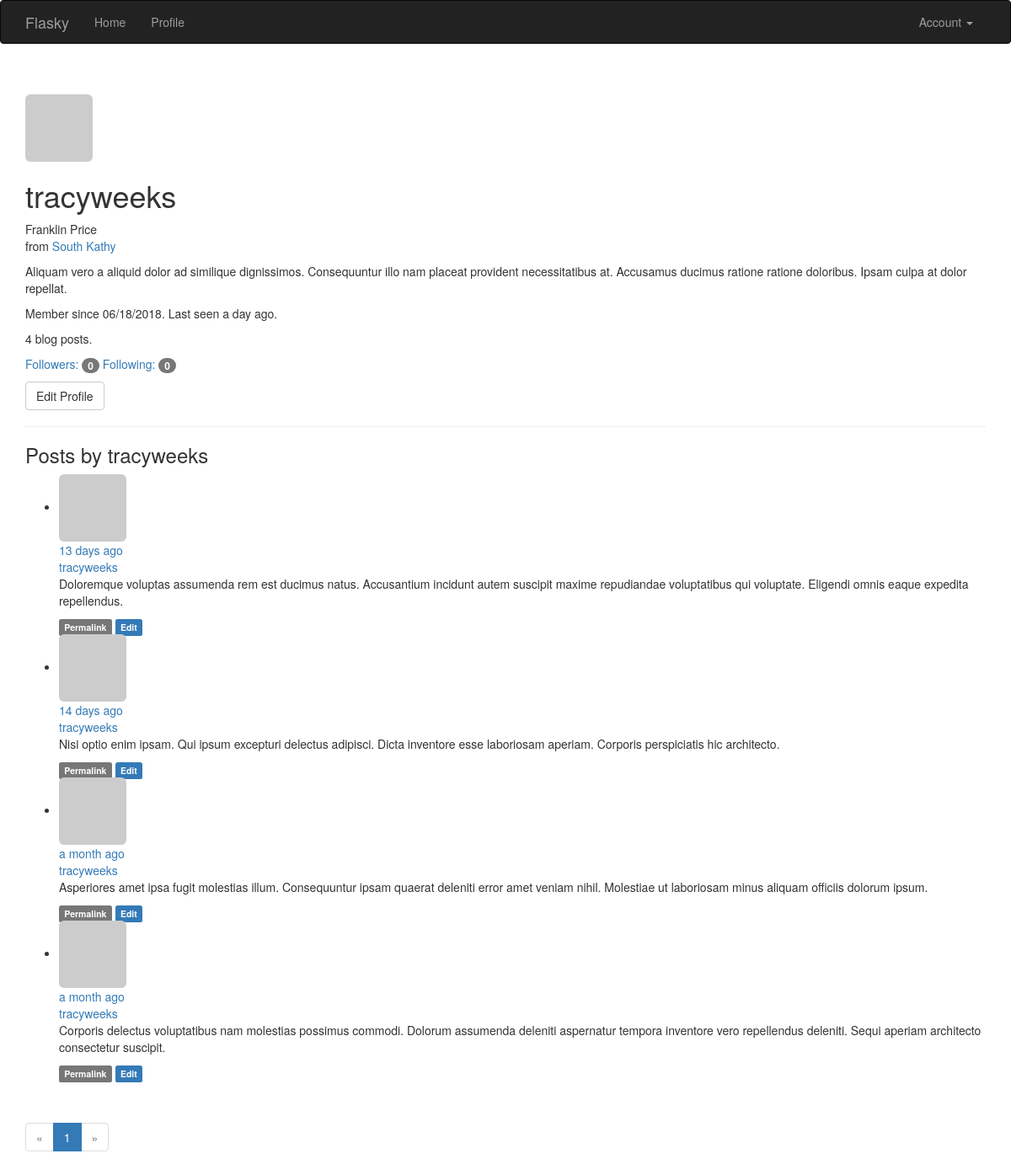
Page /user/tracyweeks (signed in) on the committed database.
### app/models.py (models this page shows, shortened)
class User(UserMixin, db.Model):
    __tablename__ = 'users'
    id = db.Column(db.Integer, primary_key=True)
    email = db.Column(db.String(64), unique=True, index=True)
    username = db.Column(db.String(64), unique=True, index=True)
    role_id = db.Column(db.Integer, db.ForeignKey('roles.id'))
    password_hash = db.Column(db.String(128))
    confirmed = db.Column(db.Boolean, default=False)
    name = db.Column(db.String(64))
    location = db.Column(db.String(64))
    about_me = db.Column(db.Text())
    member_since = db.Column(db.DateTime(), default=datetime.utcnow)
    last_seen = db.Column(db.DateTime(), default=datetime.utcnow)
    avatar_hash = db.Column(db.String(32))
    posts = db.relationship('Post', backref='author', lazy='dynamic')
    followed = db.relationship('Follow',
                               foreign_keys=[Follow.follower_id],
                               backref=db.backref('follower', lazy='joined'),
                               lazy='dynamic',
                               cascade='all, delete-orphan')
    followers = db.relationship('Follow',
                                foreign_keys=[Follow.followed_id],
                                backref=db.backref('followed', lazy='joined'),
                                lazy='dynamic',
                                cascade='all, delete-orphan')
    @property
    def password(self):
        raise AttributeError('password is not a readable attribute')
    def can(self, perm):
        return self.role is not None and self.role.has_permission(perm)
    def is_administrator(self):
        return self.can(Permission.ADMINISTER)
    def ping(self):
        self.last_seen = datetime.utcnow()
        db.session.add(self)
    def gravatar(self, size=100, default='identicon', rating='g'):
        url = 'https://secure.gravatar.com/avatar'
        hash = self.avatar_hash or self.gravatar_hash()
        return '{url}/{hash}?s={size}&d={default}&r={rating}'.format(
            url=url, hash=hash, size=size, default=default, rating=rating)

class Post(db.Model):
    __tablename__ = 'posts'
    id = db.Column(db.Integer, primary_key=True)
    body = db.Column(db.Text)
    body_html = db.Column(db.Text)
    timestamp = db.Column(db.DateTime, index=True, default=datetime.utcnow)
    author_id = db.Column(db.Integer, db.ForeignKey('users.id'))

### app/main/views.py (the view)
@main.route('/user/<username>')
def user(username):
    user = User.query.filter_by(username=username).first_or_404()
    page = request.args.get('page', 1, type=int)
    pagination = user.posts.order_by(Post.timestamp.desc()).paginate(
        page, per_page=current_app.config['FLASKY_POSTS_PER_PAGE'],
        error_out=False)
    posts = pagination.items
    return render_template('user.html', user=user, posts=posts,
                           pagination=pagination)

### app/auth/views.py (called while the page is built)
@auth.before_app_request
def before_request():
    if current_user.is_authenticated:
        current_user.ping()
        if not current_user.confirmed \
                and request.endpoint[:5] != 'auth.':
            return redirect(url_for('auth.unconfirmed'))

### app/main/__init__.py (called while the page is built)
@main.app_context_processor
def inject_permissions():
    return dict(Permission=Permission)

### app/models.py (called while the page is built)
@login_manager.user_loader
def load_user(user_id):
    return User.query.get(int(user_id))

    def has_permission(self, perm):
        return self.permissions & perm == perm

### app/templates/user.html (shortened to what this page needs)
{% extends "base.html" %}
{% import "_macros.html" as macros %}
{% block page_content %}
<div class="page-header">
    <img class="img-rounded profile-thumbnail" src="{{ user.gravatar(size=256) }}">
    <div class="profile-header">
        <h1>{{ user.username }}</h1>
        {% if user.name or user.location %}
        <p>
            {% if user.name %}{{ user.name }}<br>{% endif %}
            {% if user.location %}
                from <a href="http://maps.google.com/?q={{ user.location }}">{{ user.location }}</a><br>
            {% endif %}
        </p>
        {% endif %}
        {% if user.about_me %}<p>{{ user.about_me }}</p>{% endif %}
        <p>Member since {{ moment(user.member_since).format('L') }}. Last seen {{ moment(user.last_seen).fromNow() }}.</p>
        <p>{{ user.posts.count() }} blog posts.</p>
        <p>
            <a href="{{ url_for('.followers', username=user.username) }}">Followers: <span class="badge">{{ user.followers.count() }}</span></a>
            <a href="{{ url_for('.followed_by', username=user.username) }}">Following: <span class="badge">{{ user.followed.count() }}</span></a>
        </p>
        <p>
            {% if user == current_user %}
            <a class="btn btn-default" href="{{ url_for('.edit_profile') }}">Edit Profile</a>
            {% endif %}
        </p>
    </div>
</div>
<h3>Posts by {{ user.username }}</h3>
{% include '_posts.html' %}
{% if pagination %}
<div class="pagination">
    {{ macros.pagination_widget(pagination, '.user', username=user.username) }}
</div>
{% endif %}
{% endblock %}

### app/templates/base.html (shortened to what this page needs)
{% extends "bootstrap/base.html" %}
{% block head %}
{{ super() }}
{% endblock %}
{% block navbar %}
<div class="navbar navbar-inverse" role="navigation">
    <div class="container">
        <div class="navbar-header">
            <a class="navbar-brand" href="/">Flasky</a>
        </div>
        <div class="navbar-collapse collapse">
            <ul class="nav navbar-nav">
                <li><a href="{{ url_for('main.index') }}">Home</a></li>
                {% if current_user.is_authenticated %}
                <li><a href="{{ url_for('main.user', username=current_user.username) }}">Profile</a> </li>
                {% endif %}
            </ul>
            <ul  class="nav navbar-nav navbar-right">
                {% if current_user.is_authenticated %}
                <li class="dropdown">
                    <a href="#" class="dropdown-toggle" data-toggle="dropdown">Account <b class="caret"></b></a>
                </li>
                {% else %}
                <li><a href="{{ url_for('auth.login') }}">Log In</a></li>
                {% endif %}
            </ul>
        </div>
    </div>
</div>
{% endblock %}
{% block content %}
<div class="container">
    {% block page_content %}{% endblock %}
</div>
{% endblock %}

### app/templates/_macros.html
{% macro pagination_widget(pagination, endpoint) %}
<ul class="pagination">
    <li{% if not pagination.has_prev %} class="disabled" {% endif %}>
        <a href="{% if pagination.has_prev %}{{ url_for(endpoint,
         page = pagination.page - 1, **kwargs) }}{% else %}#{% endif %}">
            &laquo;
        </a>
    </li>
    {% for p in pagination.iter_pages() %}
        {% if p %}
            {% if p == pagination.page %}
            <li class="active">
                <a href="{{ url_for(endpoint, page = p, **kwargs) }}">{{ p }}</a>
            </li>
            {% else %}
            <li>
                <a href="{{ url_for(endpoint, page = p, **kwargs) }}">{{ p }}</a>
            </li>
            {% endif %}
        {% else %}
        <li class="disabled"><a href="#">&hellip;</a> </li>
        {% endif %}
    {% endfor %}
    <li{% if not pagination.has_next %} class="disabled"{% endif %}>
        <a href="{% if pagination.has_next %}{{ url_for(endpoint,
            page = pagination.page + 1, **kwargs) }}{% else %}#{% endif %}">
            &raquo;
        </a>
    </li>
</ul>
{% endmacro %}

### app/templates/_posts.html
<ul class="posts">
    {% for post in posts %}
    <li class="post">
        <div class="post-thumbnail">
            <a href="{{ url_for('.user', username=post.author.username) }}">
                <img class="img-rounded profile-thumbnail"
                     src="{{ post.author.gravatar(size=40) }}"
            </a>
        </div>
        <div class="page-content">
            <div class="post-date">{{ moment(post.timestamp).fromNow() }}</div>
            <div class="post-author">
                <a href="{{ url_for('.user', username=post.author.username) }}">
                    {{ post.author.username }}
                </a>
            </div>
            <div class="post-body">
                {% if post.body_html %}
                {{ post.body_html | safe }}
                {% else %}
                {{ post.body }}
                {% endif %}
            </div>
            <div class="post-footer">
                <a href="{{ url_for('.post', id=post.id) }}">
                    <span class="label label-default">Permalink</span>
                </a>
                {% if current_user == post.author %}
                <a href="{{ url_for('.edit', id=post.id) }}">
                    <span class="label label-primary">Edit</span>
                </a>
                {% elif current_user.is_administrator() %}
                <a href="{{ url_for('.edit', id=post.id) }}">
                    <span class="label label-danger">Edit [Admin]</span>
                </a>
                {% endif %}
            </div>
        </div>
    </li>
    {% endfor %}
</ul>

### rows in the picture
User: username "tracyweeks", name "Franklin Price", location "South Kathy", about_me "Aliquam vero a aliquid dolor ad similique dignissimos. Consequuntur illo nam placeat provident necessitatibus at. Accusamus ducimus ratione ratione doloribus. Ipsam culpa at dolor repellat.", member_since "06/18/2018", last_seen "a day ago"
Post: timestamp "13 days ago", author.username "tracyweeks", body_html "Doloremque voluptas assumenda rem est ducimus natus. Accusantium incidunt autem suscipit maxime repudiandae voluptatibus qui voluptate. Eligendi omnis eaque expedita repellendus."
Post: timestamp "14 days ago", author.username "tracyweeks", body_html "Nisi optio enim ipsam. Qui ipsum excepturi delectus adipisci. Dicta inventore esse laboriosam aperiam. Corporis perspiciatis hic architecto."
Post: timestamp "a month ago", author.username "tracyweeks", body_html "Asperiores amet ipsa fugit molestias illum. Consequuntur ipsam quaerat deleniti error amet veniam nihil. Molestiae ut laboriosam minus aliquam officiis dolorum ipsum."
Post: timestamp "a month ago", author.username "tracyweeks", body_html "Corporis delectus voluptatibus nam molestias possimus commodi. Dolorum assumenda deleniti aspernatur tempora inventore vero repellendus deleniti. Sequi aperiam architecto consectetur suscipit."

### other values in the picture
{{ user.posts.count() }} "4"
{{ user.followers.count() }} "0"
{{ user.followed.count() }} "0"
{{ p }} "1"
